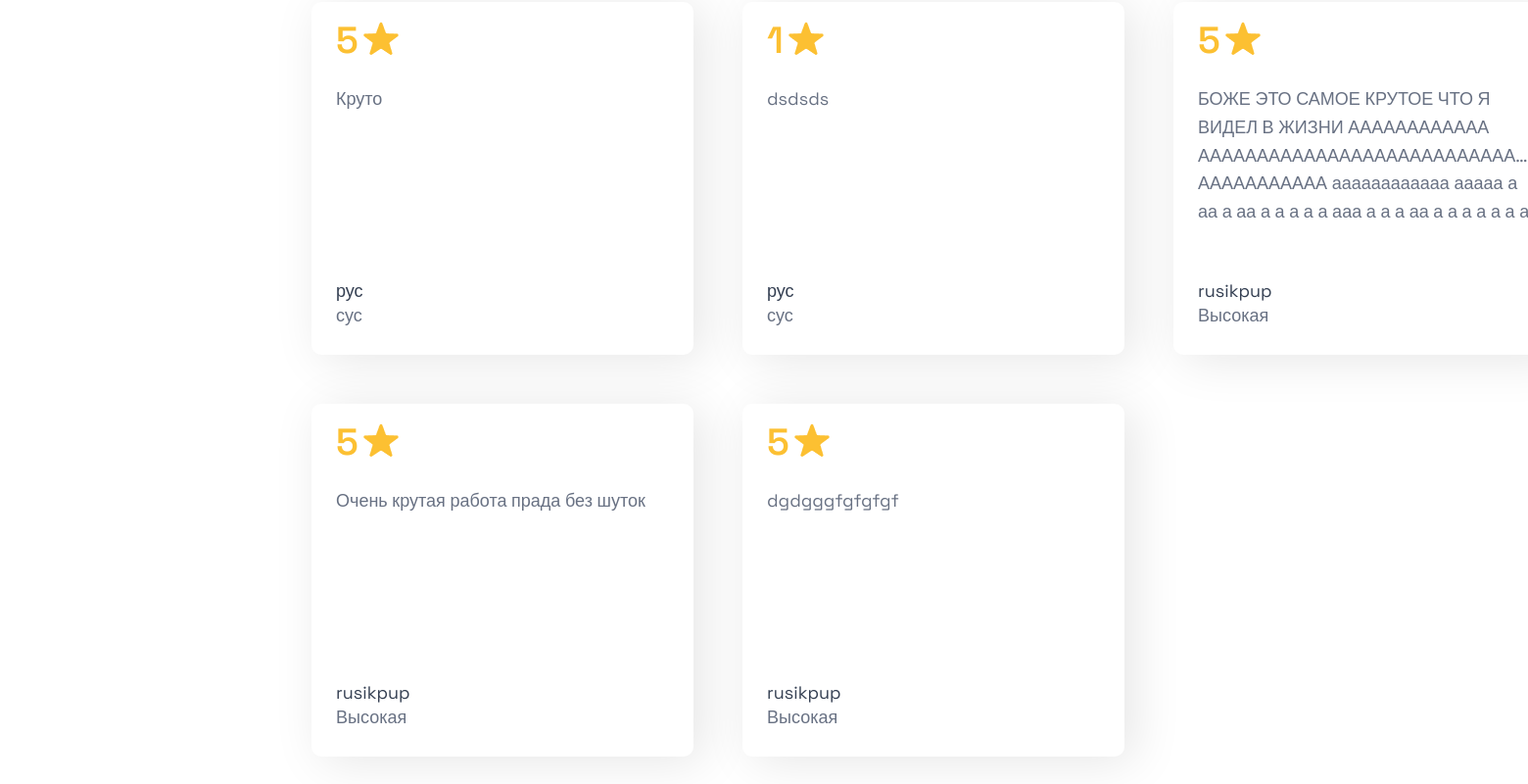
The app's page /reviews (lower part), older data.
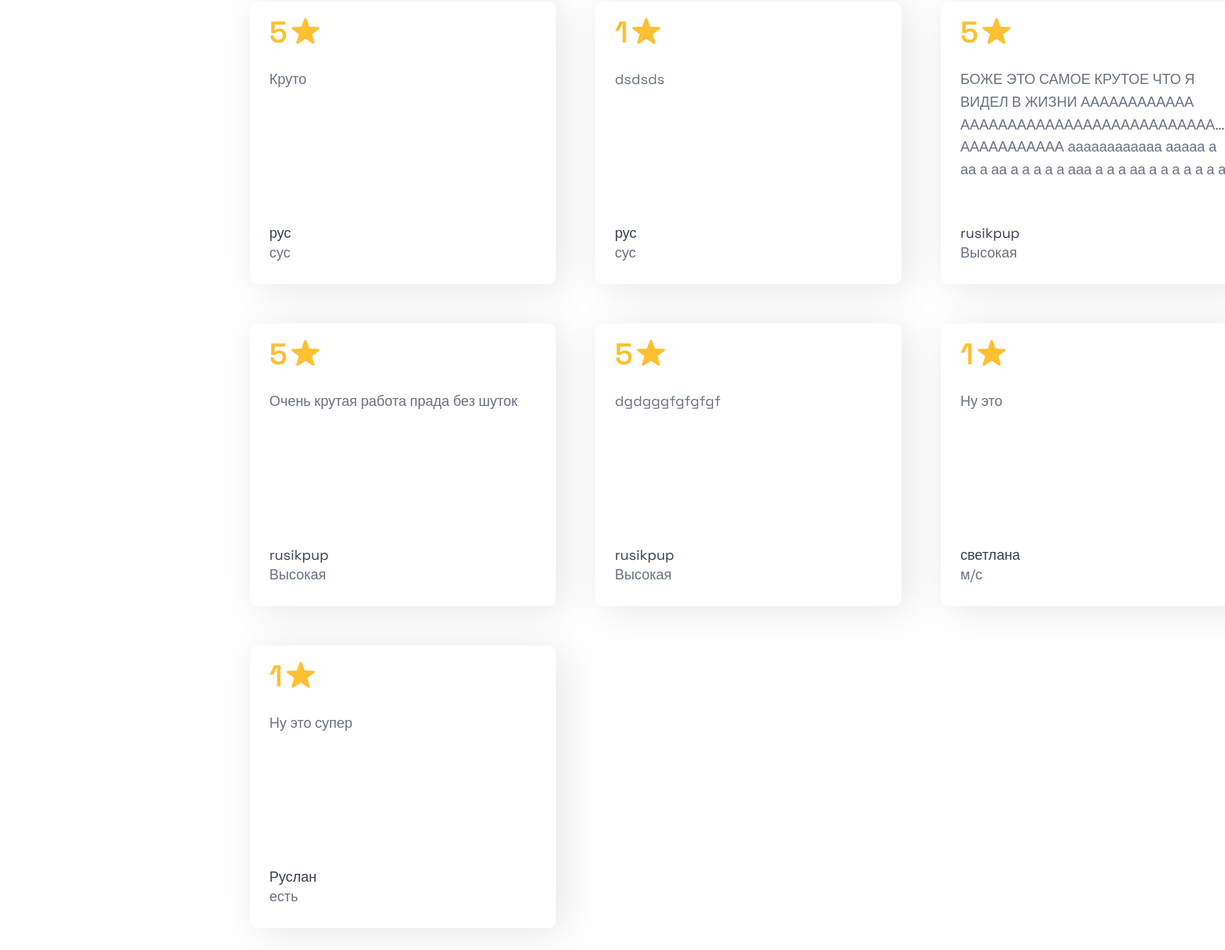
The same page, newer data.
### data/reviews.py (models this page shows)
class Review(SqlAlchemyBase, UserMixin, SerializerMixin):
    __tablename__ = 'review'
    id = sqlalchemy.Column(sqlalchemy.Integer, primary_key=True, autoincrement=True)
    text = sqlalchemy.Column(sqlalchemy.String, nullable=True, default="")
    grade = sqlalchemy.Column(sqlalchemy.Integer, nullable=True)
    order_id = sqlalchemy.Column(sqlalchemy.Integer, sqlalchemy.ForeignKey("order.id"))
    order = orm.relationship('Order')

### data/users.py (models this page shows, shortened)
class User(SqlAlchemyBase, UserMixin, SerializerMixin):
    __tablename__ = 'users'
    id = sqlalchemy.Column(sqlalchemy.Integer, primary_key=True, autoincrement=True)
    login = sqlalchemy.Column(sqlalchemy.String, nullable=True)
    email = sqlalchemy.Column(sqlalchemy.String, index=True, unique=True, nullable=True)
    hashed_password = sqlalchemy.Column(sqlalchemy.String, nullable=True)
    position = sqlalchemy.Column(sqlalchemy.String, nullable=True)
    admin = sqlalchemy.Column(sqlalchemy.Integer, nullable=True)
    invitation_key = sqlalchemy.Column(sqlalchemy.String, nullable=True)
    orders = orm.relationship("Order", back_populates='user')

### server.py (the view)
@app.route("/reviews")
def reviews():
    db_sess = create_session()
    review = db_sess.query(Review).all()
    users = db_sess.query(User).all()
    names = {name.id: (name.login, name.position) for name in users}
    orders = db_sess.query(Order).all()
    order = {order.id: names[order.user_id][0] for order in orders}
    position = {pos.id: names[pos.user_id][1] for pos in orders}
    return render_template("all_review.html", jobs=review, names=order, pos=position, title='Отзывы')

### data/db_session.py (called while the page is built)
def create_session() -> Session:
    global __factory
    return __factory()

### templates/all_review.html (shortened to what this page needs)
<link href="static/css/main.css" rel="stylesheet" type="text/css"/>
{% block content %}
<div class="container">
    <div class="elements">
        {% for job in jobs %}
        <div class="elem">
            <div class="dix">
                <div class="stars">
                    <h6>{{ job.grade }}</h6>
                    <img src="static/img/star.png" alt="" class="star">
                </div>
                <p>{{ job.text }}</p>
            </div>
            <div class="who">
                <p class="fullname">{{ names[job.id + 1]}}</p>
                <p class="status">{{ pos[job.id + 1]}}</p>
            </div>
        </div>
        {% endfor %}
    </div>
</div>
{% endblock %}

### static/css/main.css (style rules this page uses)
p, h1, h2, h3, h4, h5, h6, h7, a { font-family: "Space Grotesk", sans-serif; margin: 0; }
.container { padding: 160px 310px; }
.stars { display: flex; flex-direction: row; height: 30px; align-items: center; gap: 5px; }
.star { margin-bottom: 7px; }
h6 { font-family: "Space Grotesk", sans-serif; font-optical-sizing: auto; font-weight: 599; font-size: 38px; font-style: normal; color: #FCC032; line-height: 130%; }
.elem { display: flex; flex-direction: column; justify-content: space-between; width: 340px; height: 310px; background: #ffffff; padding: 25px; box-shadow: 10px 5px 50px rgba(0,0,0, 0.1); border-radius: 10px; }
.elem p { font-family: "Space Grotesk", sans-serif; font-optical-sizing: auto; font-weight: medium; font-size: 18px; font-style: normal; color: #687183; line-height: 160%; max-height: 145px; overflow: hidden; text-overflow: ellipsis; }
.status { font-size: 16px; line-height: 130%; }
.who .fullname { color: #343F52; line-height: 130%; }
.who { margin-top: 20px; }
.elements { align-items: center; display: flex; flex-direction: row; flex-wrap: wrap; width: 1440px; gap:50px; margin-top: -100px; }
.dix { display: flex; flex-direction: column; gap: 30px; }

Row changes from the older to the newer data that the page shows:
added Review: grade "1", text "Ну это"
now on this page (row unchanged): User: login "светлана", position "м/с"
added Review: grade "1", text "Ну это супер"
added User: login "Руслан", position "есть"
